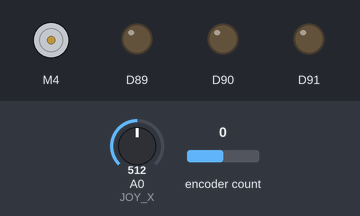
Recording of a sketch running on a simulated Arduino MKR. Parts: DC motor (green arrow = forward, orange = backward, longer = faster), output pins drawn as LEDs (lit = HIGH). The test bench sets the inputs (shaded band); at power-on: A0 (JOY_X) = 512, encoder count 0. What the sketch prints to the serial monitor is not drawn.

Above: at 1.2 s.
1.3 s: A0 (JOY_X) set to 752
2.8 s: A0 (JOY_X) set to 775
At 3.9 s:
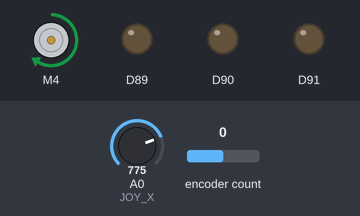
4.3 s: A0 (JOY_X) set to 122
At 5.0 s:
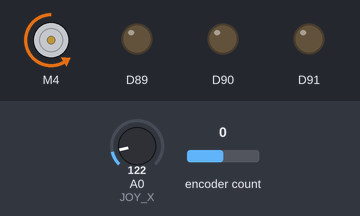
5.8 s: A0 (JOY_X) set to 238
7.3 s: A0 (JOY_X) set to 268
At 8.5 s:
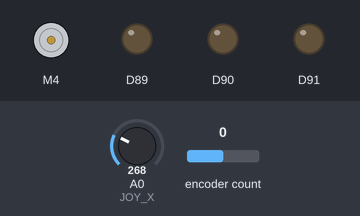
8.8 s: A0 (JOY_X) set to 0
At 9.6 s:
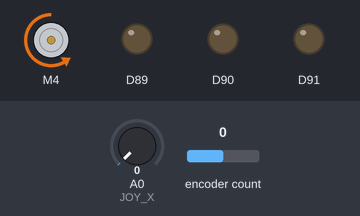
Timing chart, 0 to 11.3 s (numbered marks = the images above; inputs shaded):
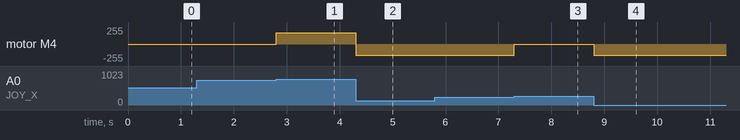

The sketch:

encoder.ino
```cpp
#include <L298N.h>
#include <WiFiNINA.h>
#include <utility/wifi_drv.h>
#include <Encoder.h>


// motor pins
#define ENA 3
#define IN1 4
#define IN2 5

// joystick pins
#define JOY_X A0

L298N motor(ENA, IN1, IN2);

 // Rotary Encoder Inputs
 #define CLK 9
 #define DT 8

 Encoder encoder(9, 8);

 #define GREEN 25
 #define RED 26
 #define BLUE 27

 long pos_motor = -999;

 void setup() {

   // RGB LED'S
   WiFiDrv::pinMode(GREEN, OUTPUT);
   WiFiDrv::pinMode(RED, OUTPUT);
   WiFiDrv::pinMode(BLUE, OUTPUT);

   // Setup Serial Monitor
   Serial.begin (9600);

   motor.setSpeed(170);

   Serial.println("Setup done");
 }

 void controlMotor(int x) {
  int direction = motor.getDirection();

  if (x > 0) {
    motor.forward();
  }
  else if (x < -1) {
    motor.backward();
  }
  else {
    motor.stop();
  }
}

 void loop() {

  float joystick_v = analogRead(JOY_X);
  int x = map(joystick_v, 0, 1023, -2, 2); // map the joystick voltage to (-2,2))

  controlMotor(x);

  long new_pos = encoder.read();

  if (new_pos != pos_motor) {
    Serial.print("Motor position: ");
    Serial.println(new_pos);

    pos_motor = new_pos;
  }

//  // Read the current state of inputCLK
//  currentStateCLK = digitalRead(CLK);
//
//  // If last and current state of CLK are different, then pulse occurred
//  // React to only 1 state change to avoid double count
//  if (currentStateCLK != lastStateCLK  && currentStateCLK == 1){
//
//    // If the DT state is different than the CLK state then
//    // the encoder is rotating CCW so decrement
//    if (digitalRead(DT) != currentStateCLK) {
//      counter --;
//      currentDir ="CCW";
//    } else {
//      // Encoder is rotating CW so increment
//      counter ++;
//      currentDir ="CW";
//    }
//
//    Serial.print("Direction: ");
//    Serial.print(currentDir);
//    Serial.print(" | Counter: ");
//    Serial.println(counter);
//  }
//
//  // Remember last CLK state
//  lastStateCLK = currentStateCLK;
 }
```

Measured:
- the behaviour switches between 767 and 768 on A0 (JOY_X) (found by bisection; images 0 and 1)
- the behaviour switches between 255 and 256 on A0 (JOY_X) (found by bisection; images 2 and 3)
- after the input at 1.3 s, every drawn part: stays the same
- after the input at 2.8 s, motor M4: stopped → forward 170/255 at once
- after the input at 4.3 s, motor M4: forward 170/255 → backward 170/255 at once
- after the input at 5.8 s, every drawn part: stays the same
- after the input at 7.3 s, motor M4: backward 170/255 → stopped at once
- after the input at 8.8 s, motor M4: stopped → backward 170/255 at once
